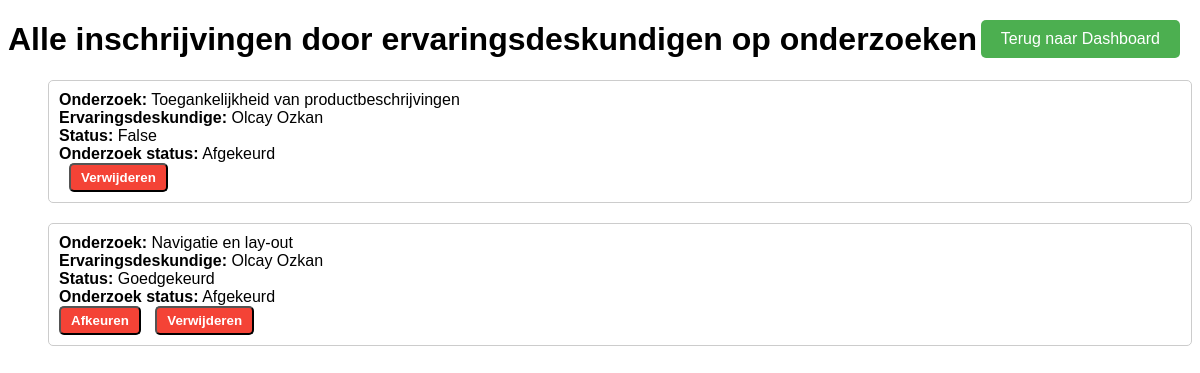
The page /beheerders/toon_inschrijvingen/ on the database as committed earlier.
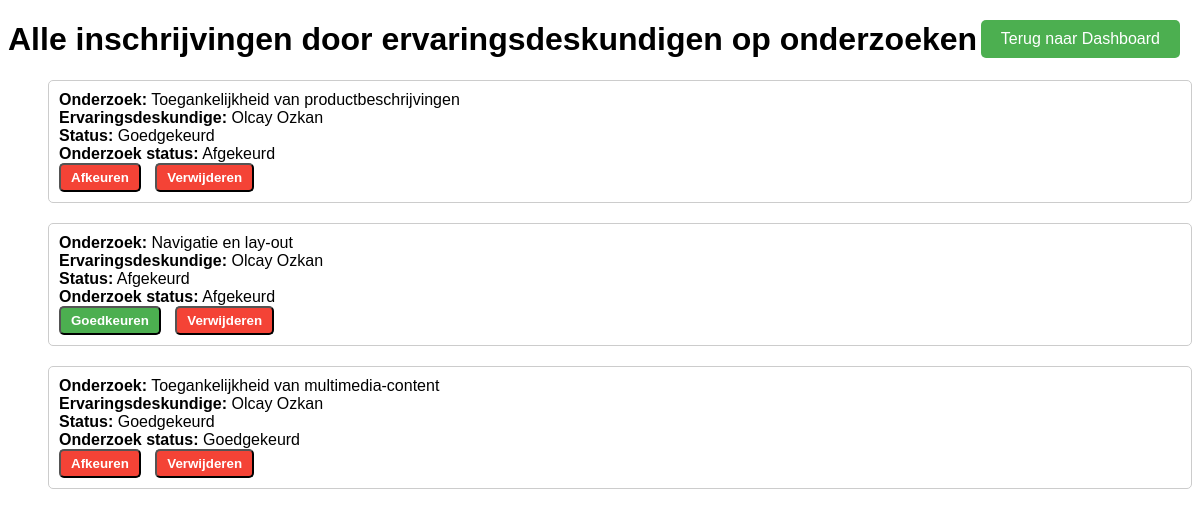
The same page on the database as committed later.
### core/models.py (models this page shows, shortened)
class OnderzoekErvaringsdeskundige(models.Model):
    notificatie_verzonden = models.BooleanField(default=False)
    onderzoek = models.ForeignKey(Onderzoek, on_delete=models.CASCADE)
    ervaringsdeskundige = models.ForeignKey(Ervaringsdeskundige, on_delete=models.CASCADE)
    is_goedgekeurd = models.CharField(max_length=50, blank=True, null=True)
    class Meta:
        db_table = 'onderzoek_ervaringsdeskundige'
        unique_together = ('onderzoek', 'ervaringsdeskundige')

class Onderzoek(models.Model):
    onderzoek_id = models.AutoField(primary_key=True)
    titel = models.CharField(max_length=255)
    omschrijving = models.TextField(blank=True, null=True)
    status = models.CharField(max_length=50, blank=True, null=True)
    beschikbaar = models.BooleanField(default=True)
    datum_vanaf = models.DateField(blank=True, null=True)
    datum_tot = models.DateField(blank=True, null=True)
    type_onderzoek = models.CharField(max_length=50, blank=True, null=True)
    locatie = models.CharField(max_length=255, blank=True, null=True)
    met_beloning = models.BooleanField(default=False)
    beloning = models.CharField(max_length=255, blank=True, null=True)
    doelgroep_leeftijd_van = models.IntegerField(blank=True, null=True)
    doelgroep_leeftijd_tot = models.IntegerField(blank=True, null=True)
    doelgroep_beperking = models.CharField(max_length=255, blank=True, null=True)
    organisatie = models.ForeignKey(Organisaties, on_delete=models.CASCADE)
    class Meta:
        db_table = 'Onderzoek'

class Ervaringsdeskundige(models.Model):
    ervaringsdeskundige_id = models.AutoField(primary_key=True)
    bijzonderheden = models.TextField(blank=True, null=True)
    voorkeur_benadering = models.CharField(max_length=255, blank=True, null=True)
    bijzonderheden_beschikbaar = models.CharField(max_length=255, blank=True, null=True)
    gebruiker = models.ForeignKey(Gebruikers, on_delete=models.CASCADE)
    beperkingen = models.ForeignKey(Beperkingen, on_delete=models.SET_NULL, null=True, blank=True)
    toezichthouder = models.ForeignKey(Toezichthouder, on_delete=models.SET_NULL, null=True, blank=True)
    hulpmiddelen = models.ForeignKey(Hulpmiddelen, on_delete=models.SET_NULL, null=True, blank=True)
    is_goedgekeurd = models.BooleanField(default=False)
    class Meta:
        db_table = 'ervaringsdeskundige'

class Gebruikers(AbstractBaseUser, PermissionsMixin):
    gebruiker_id = models.AutoField(primary_key=True)
    voornaam = models.CharField(max_length=255)
    achternaam = models.CharField(max_length=255)
    is_beheerder = models.BooleanField(default=False)
    is_organisatie = models.BooleanField(default=False)
    postcode = models.CharField(max_length=6, blank=True, null=True)
    geslacht = models.CharField(max_length=10, blank=True, null=True)
    email = models.EmailField(unique=True)
    telefoonnummer = models.CharField(max_length=20, blank=True, null=True)
    geboortedatum = models.DateField()
    last_login = models.DateTimeField(blank=True, null=True)
    organisatie = models.ForeignKey(Organisaties, on_delete=models.SET_NULL, null=True, blank=True)
    objects = GebruikersManager()
    USERNAME_FIELD = 'email'
    REQUIRED_FIELDS = []
    class Meta:
        db_table = 'gebruikers'

### beheerders/views.py (the view)
# urls.py: path('toon_inschrijvingen/', views.toon_inschrijvingen, name='inschrijvingen'),
def toon_inschrijvingen(request):
    inschrijvingen = OnderzoekErvaringsdeskundige.objects.all()
    return render(request, 'toon_inschrijvingen.html', {'inschrijvingen': inschrijvingen})

### beheerders/templates/toon_inschrijvingen.html (shortened to what this page needs)
<!DOCTYPE html>
<html lang="nl">
<head>
    {% load static %}
</head>
<body>
<button onclick="location.href='{% url 'dashboard_beheer' %}';" class="terug-knop">Terug naar Dashboard</button>
<h1>Alle inschrijvingen door ervaringsdeskundigen op onderzoeken</h1>
<ul>
    {% for inschrijving in inschrijvingen %}
        <li id="inschrijving-item-{{ inschrijving.pk }}">
            <strong>Onderzoek:</strong> {{ inschrijving.onderzoek.titel }}<br>
            <strong>Ervaringsdeskundige:</strong> {{ inschrijving.ervaringsdeskundige.gebruiker.voornaam }} {{ inschrijving.ervaringsdeskundige.gebruiker.achternaam }}<br>
            <strong>Status:</strong> {{ inschrijving.is_goedgekeurd }}<br>
            <strong>Onderzoek status:</strong> {{ inschrijving.onderzoek.status }}<br>
            {% if inschrijving.is_goedgekeurd == 'Goedgekeurd' %}
                <button class="afkeur-link" id="afkeur-knop-{{ inschrijving.pk }}"
                        onclick="afkeuren(event, {{ inschrijving.pk }})">Afkeuren
                </button>
            {% endif %}
            {% if inschrijving.is_goedgekeurd == 'Afgekeurd' %}
                <button class="goedkeur-link" id="goedkeur-knop-{{ inschrijving.pk }}"
                        onclick="goedkeuren(event, {{ inschrijving.pk }})">Goedkeuren
                </button>
            {% endif %}
            <button id="verwijder-knop-{{ inschrijving.pk }}" class="verwijder-link" style="margin-left: 10px;">
                Verwijderen
            </button>
        </li>
    {% empty %}
        <li>Geen inschrijvingen gevonden.</li>
    {% endfor %}
</ul>
</body>
</html>

### beheerders/templates/toon_inschrijvingen.html (style rules this page uses)
body { font-family: Arial, sans-serif; }
ul { list-style-type: none; }
li { margin-bottom: 20px; padding: 10px; border: 1px solid #ccc; border-radius: 5px; }
.goedkeur-link, .afkeur-link { display: inline-block; padding: 5px 10px; color: #fff; text-decoration: none; border-radius: 5px; font-weight: bold; }
.goedkeur-link { background-color: #4CAF50; }
.afkeur-link { background-color: #f44336; }
.verwijder-link { display: inline-block; padding: 5px 10px; color: #fff; text-decoration: none; border-radius: 5px; font-weight: bold; background-color: #f44336; }
.terug-knop { position: absolute; right: 20px; top: 20px; z-index: 10; margin-bottom: 20px; background-color: #4CAF50; color: white; padding: 10px 20px; border: none; border-radius: 5px; cursor: pointer; font-size: 1rem; }

Rows that differ between the two databases and show on the page:
changed OnderzoekErvaringsdeskundige "Toegankelijkheid van productbeschrijvingen": is_goedgekeurd "False" → "Goedgekeurd"; now shows "Afkeuren"
changed OnderzoekErvaringsdeskundige "Navigatie en lay-out": is_goedgekeurd "Goedgekeurd" → "Afgekeurd"; is_goedgekeurd "Afkeuren" → "Goedkeuren"
added OnderzoekErvaringsdeskundige: onderzoek.titel "Toegankelijkheid van multimedia-content", ervaringsdeskundige.gebruiker.voornaam "Olcay", ervaringsdeskundige.gebruiker.achternaam "Ozkan", is_goedgekeurd "Goedgekeurd", onderzoek.status "Goedgekeurd"
